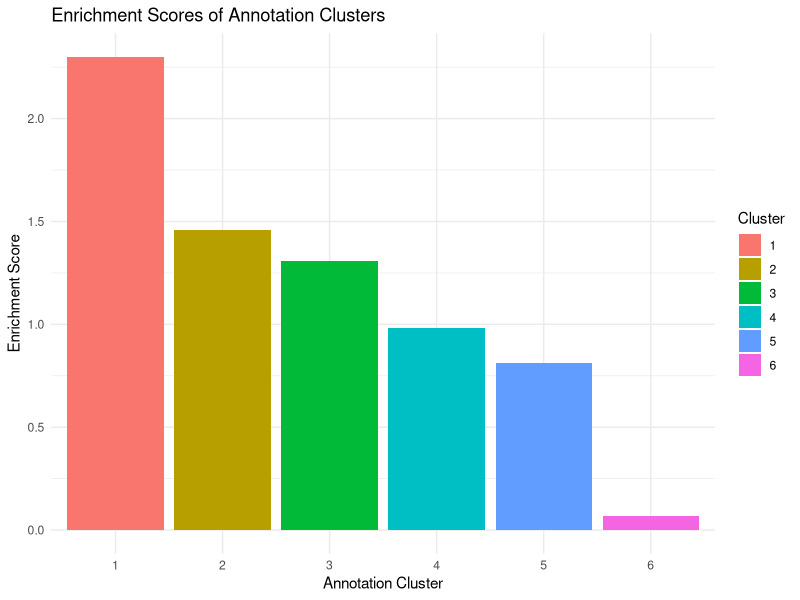
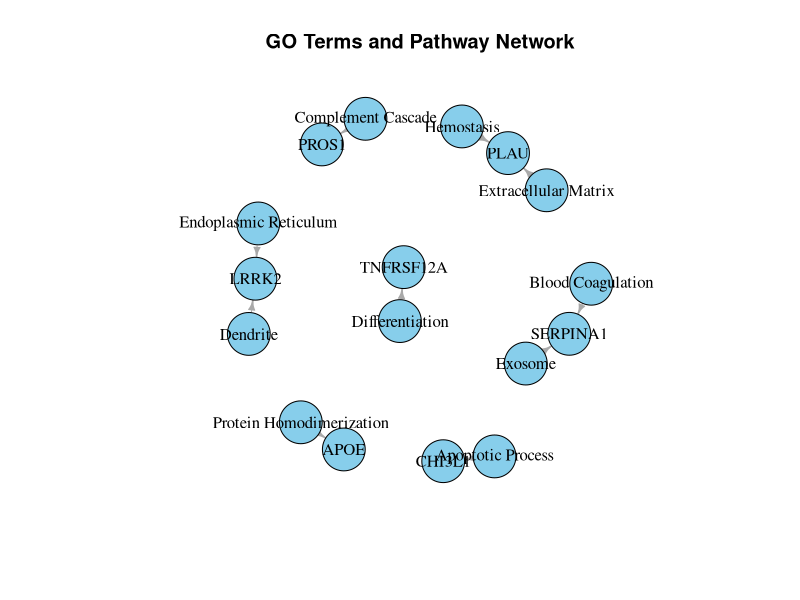
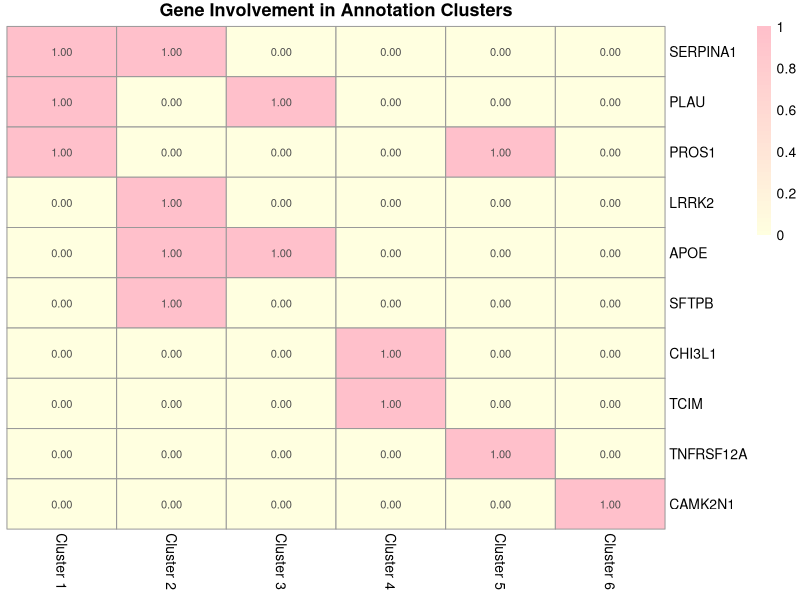
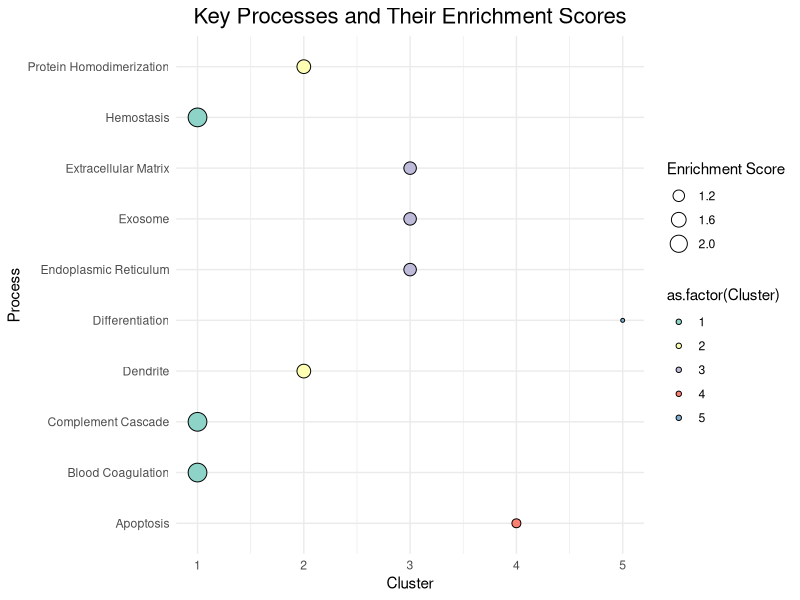

Here is the R script that generated these plots, in order:
library(ggplot2)

# Example DataFrame
annotation_data <- data.frame(
  Cluster = c("1", "2", "3", "4", "5", "6"),
  Enrichment_Score = c(2.30, 1.46, 1.31, 0.98, 0.81, 0.07)
)

# Bar Plot
ggplot(annotation_data, aes(x = Cluster, y = Enrichment_Score, fill = Cluster)) +
  geom_bar(stat = "identity") +
  labs(
    title = "Enrichment Scores of Annotation Clusters",
    x = "Annotation Cluster",
    y = "Enrichment Score"
  ) +
  theme_minimal()

#Go Terms with pathways Networks
# Load library
library(igraph)
# Define edges between GO terms/pathways and key genes
edges <- data.frame(
  from = c("Blood Coagulation", "Hemostasis", "Complement Cascade",
           "Dendrite", "Protein Homodimerization",
           "Exosome", "Endoplasmic Reticulum", "Extracellular Matrix",
           "Apoptotic Process", "Differentiation"),
  to = c("SERPINA1", "PLAU", "PROS1", "LRRK2", "APOE",
         "SERPINA1", "LRRK2", "PLAU", "CHI3L1", "TNFRSF12A")
)

# Create graph
graph <- graph_from_data_frame(edges)

# Plot network
plot(
  graph,
  vertex.color = "skyblue",
  vertex.size = 25,
  vertex.label.color = "black",
  edge.arrow.size = 0.5,
  main = "GO Terms and Pathway Network"
)

#Heatmap of Genes Across the Clusters
# Load library
library(pheatmap)
# Data for genes and clusters
heatmap_data <- matrix(
  c(1, 1, 0, 0, 0, 0,   # SERPINA1
    1, 0, 1, 0, 0, 0,   # PLAU
    1, 0, 0, 0, 1, 0,   # PROS1
    0, 1, 0, 0, 0, 0,   # LRRK2
    0, 1, 1, 0, 0, 0,   # APOE
    0, 1, 0, 0, 0, 0,   # SFTPB
    0, 0, 0, 1, 0, 0,   # CHI3L1
    0, 0, 0, 1, 0, 0,   # TCIM
    0, 0, 0, 0, 1, 0,   # TNFRSF12A
    0, 0, 0, 0, 0, 1),  # CAMK2N1
  nrow = 10,
  byrow = TRUE,
  dimnames = list(
    c("SERPINA1", "PLAU", "PROS1", "LRRK2", "APOE", "SFTPB", "CHI3L1", "TCIM", "TNFRSF12A", "CAMK2N1"),
    c("Cluster 1", "Cluster 2", "Cluster 3", "Cluster 4", "Cluster 5", "Cluster 6")
  )
)

# Heatmap
pheatmap(
  heatmap_data,
  color = colorRampPalette(c("lightyellow", "pink"))(50),
  cluster_rows = FALSE,
  cluster_cols = FALSE,
  main = "Gene Involvement in Annotation Clusters",
  display_numbers = TRUE
)

#Bubble plot of key Processes
# Data for bubble plot
bubble_data <- data.frame(
  Process = c("Blood Coagulation", "Hemostasis", "Complement Cascade",
              "Dendrite", "Protein Homodimerization",
              "Exosome", "Endoplasmic Reticulum", "Extracellular Matrix",
              "Apoptosis", "Differentiation"),
  Enrichment_Score = c(2.30, 2.30, 2.30, 1.46, 1.46, 1.31, 1.31, 1.31, 0.98, 0.81),
  Cluster = c(1, 1, 1, 2, 2, 3, 3, 3, 4, 5)
)
# Bubble plot
ggplot(bubble_data, aes(x = Cluster, y = Process, size = Enrichment_Score, fill = as.factor(Cluster))) +
  geom_point(shape = 21) +
  scale_fill_brewer(palette = "Set3") +
  labs(
    title = "Key Processes and Their Enrichment Scores",
    x = "Cluster",
    y = "Process",
    size = "Enrichment Score"
  ) +
  theme_minimal() +
  theme(plot.title = element_text(hjust = 0.5, size = 16))